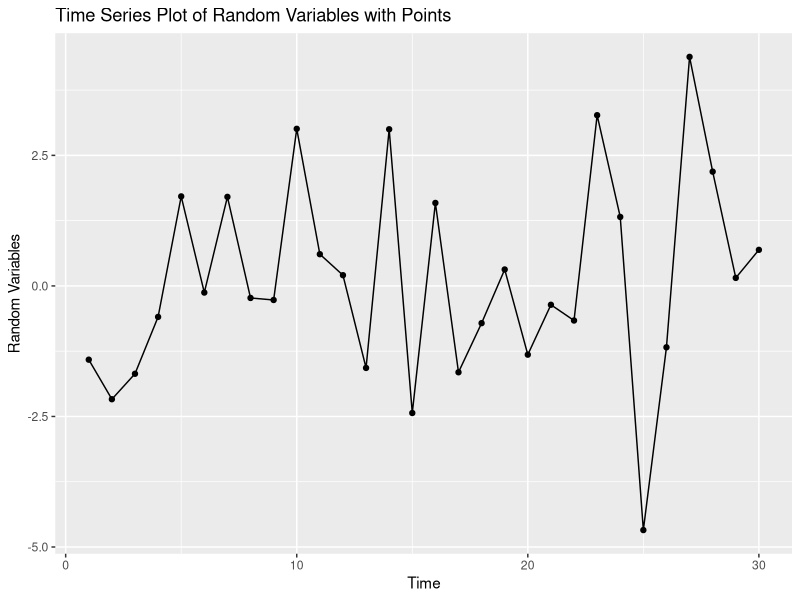
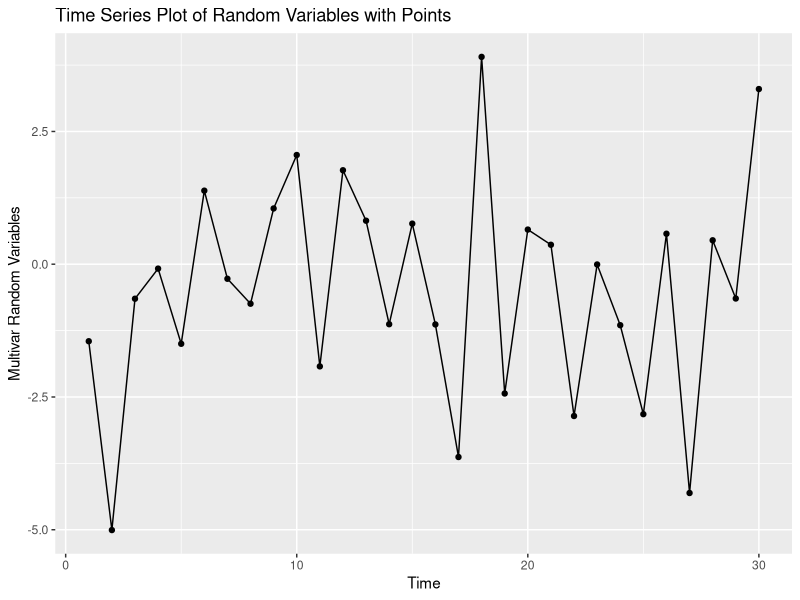

Write the R code that produced these figures, in order.
library(mvtnorm)
library(ggplot2)

n <- 30
mu <- 0
sig_sq <- 5

# First do independent model
# Generate n independent and identically distributed normal random variables
random_variables  <- rnorm(n, mean = mu, sd = sqrt(sig_sq))

# Create a data frame with time points and random variables
time_points <- seq(1, n)
df <- data.frame(Time = time_points, Random_Variables = random_variables)

# Plot the time series graph
ggplot(data = df, aes(x = Time, y = Random_Variables)) +
  geom_line() +
  geom_point() +
  labs(x = "Time", y = "Random Variables") +
  ggtitle("Time Series Plot of Random Variables with Points")

# Now do dependent model
ones_vector <- rep(1, 30)
mu_vector <- runif(1, min=-10, max=10) * ones_vector
rho <- 0.6
sigma_matrix <- matrix(data=rep(0, n*n), nrow=, ncol=n, byrow = TRUE)
for (i in 1:n) {
  for (j in 1:n) {
    covar = sig_sq * rho^abs(i-j)
    sigma_matrix[i,j] <- covar
  }
}

multivar_random_variables <- rmvnorm(n, mu_vector, sigma_matrix)
multivar_df <- data.frame(Time=time_points, Random_Variables=multivar_random_variables[,1])

# Plot the time series graph
ggplot(data = multivar_df, aes(x = Time, y = Random_Variables)) +
  geom_line() +
  geom_point() +
  labs(x = "Time", y = "Multivar Random Variables") +
  ggtitle("Time Series Plot of Random Variables with Points")




